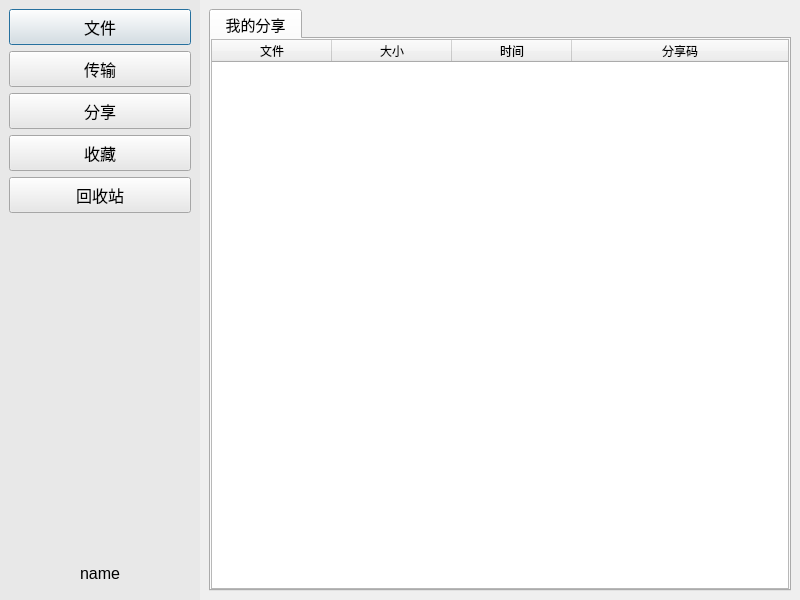
<?xml version="1.0" encoding="UTF-8"?>
<ui version="4.0">
 <class>MainDialog</class>
 <widget class="QDialog" name="MainDialog">
  <property name="geometry">
   <rect>
    <x>0</x>
    <y>0</y>
    <width>800</width>
    <height>600</height>
   </rect>
  </property>
  <property name="windowTitle">
   <string>MainDialog</string>
  </property>
  <layout class="QHBoxLayout" name="horizontalLayout">
   <property name="spacing">
    <number>0</number>
   </property>
   <property name="leftMargin">
    <number>0</number>
   </property>
   <property name="topMargin">
    <number>0</number>
   </property>
   <property name="rightMargin">
    <number>0</number>
   </property>
   <property name="bottomMargin">
    <number>0</number>
   </property>
   <item>
    <widget class="QWidget" name="wdg_left" native="true">
     <property name="minimumSize">
      <size>
       <width>200</width>
       <height>0</height>
      </size>
     </property>
     <property name="maximumSize">
      <size>
       <width>200</width>
       <height>16777215</height>
      </size>
     </property>
     <property name="font">
      <font>
       <pointsize>11</pointsize>
      </font>
     </property>
     <property name="styleSheet">
      <string notr="true">background-color: rgb(232, 232, 232);</string>
     </property>
     <layout class="QVBoxLayout" name="verticalLayout">
      <item>
       <widget class="QPushButton" name="pb_file">
        <property name="minimumSize">
         <size>
          <width>0</width>
          <height>36</height>
         </size>
        </property>
        <property name="maximumSize">
         <size>
          <width>16777215</width>
          <height>36</height>
         </size>
        </property>
        <property name="font">
         <font>
          <pointsize>12</pointsize>
         </font>
        </property>
        <property name="text">
         <string>文件</string>
        </property>
        <property name="icon">
         <iconset resource="resource.qrc">
          <normaloff>:/images/file.png</normaloff>:/images/file.png</iconset>
        </property>
        <property name="iconSize">
         <size>
          <width>36</width>
          <height>36</height>
         </size>
        </property>
       </widget>
      </item>
      <item>
       <widget class="QPushButton" name="pb_transmit">
        <property name="minimumSize">
         <size>
          <width>0</width>
          <height>36</height>
         </size>
        </property>
        <property name="maximumSize">
         <size>
          <width>16777215</width>
          <height>36</height>
         </size>
        </property>
        <property name="font">
         <font>
          <pointsize>12</pointsize>
         </font>
        </property>
        <property name="text">
         <string>传输</string>
        </property>
        <property name="icon">
         <iconset resource="resource.qrc">
          <normaloff>:/images/transmit.ico</normaloff>:/images/transmit.ico</iconset>
        </property>
        <property name="iconSize">
         <size>
          <width>36</width>
          <height>36</height>
         </size>
        </property>
       </widget>
      </item>
      <item>
       <widget class="QPushButton" name="pb_share">
        <property name="minimumSize">
         <size>
          <width>0</width>
          <height>36</height>
         </size>
        </property>
        <property name="maximumSize">
         <size>
          <width>16777215</width>
          <height>36</height>
         </size>
        </property>
        <property name="font">
         <font>
          <pointsize>12</pointsize>
         </font>
        </property>
        <property name="text">
         <string>分享</string>
        </property>
        <property name="icon">
         <iconset resource="resource.qrc">
          <normaloff>:/images/share.png</normaloff>:/images/share.png</iconset>
        </property>
        <property name="iconSize">
         <size>
          <width>36</width>
          <height>36</height>
         </size>
        </property>
       </widget>
      </item>
      <item>
       <widget class="QPushButton" name="pb_store">
        <property name="minimumSize">
         <size>
          <width>0</width>
          <height>36</height>
         </size>
        </property>
        <property name="maximumSize">
         <size>
          <width>16777215</width>
          <height>36</height>
         </size>
        </property>
        <property name="font">
         <font>
          <pointsize>12</pointsize>
         </font>
        </property>
        <property name="text">
         <string>收藏</string>
        </property>
        <property name="iconSize">
         <size>
          <width>36</width>
          <height>36</height>
         </size>
        </property>
       </widget>
      </item>
      <item>
       <widget class="QPushButton" name="pb_recyclebin">
        <property name="minimumSize">
         <size>
          <width>0</width>
          <height>36</height>
         </size>
        </property>
        <property name="maximumSize">
         <size>
          <width>16777215</width>
          <height>36</height>
         </size>
        </property>
        <property name="font">
         <font>
          <pointsize>12</pointsize>
         </font>
        </property>
        <property name="text">
         <string>回收站</string>
        </property>
       </widget>
      </item>
      <item>
       <spacer name="verticalSpacer">
        <property name="orientation">
         <enum>Qt::Vertical</enum>
        </property>
        <property name="sizeHint" stdset="0">
         <size>
          <width>20</width>
          <height>360</height>
         </size>
        </property>
       </spacer>
      </item>
      <item>
       <widget class="QPushButton" name="pb_name">
        <property name="minimumSize">
         <size>
          <width>0</width>
          <height>36</height>
         </size>
        </property>
        <property name="maximumSize">
         <size>
          <width>16777215</width>
          <height>36</height>
         </size>
        </property>
        <property name="font">
         <font>
          <pointsize>12</pointsize>
         </font>
        </property>
        <property name="text">
         <string>name</string>
        </property>
        <property name="icon">
         <iconset resource="resource.qrc">
          <normaloff>:/face/btn_avatar_a80.png</normaloff>:/face/btn_avatar_a80.png</iconset>
        </property>
        <property name="iconSize">
         <size>
          <width>36</width>
          <height>36</height>
         </size>
        </property>
        <property name="flat">
         <bool>true</bool>
        </property>
       </widget>
      </item>
     </layout>
    </widget>
   </item>
   <item>
    <widget class="QWidget" name="wdg_right" native="true">
     <layout class="QVBoxLayout" name="verticalLayout_2">
      <item>
       <widget class="QStackedWidget" name="sw_page">
        <property name="font">
         <font>
          <pointsize>11</pointsize>
         </font>
        </property>
        <property name="contextMenuPolicy">
         <enum>Qt::CustomContextMenu</enum>
        </property>
        <property name="currentIndex">
         <number>2</number>
        </property>
        <widget class="QWidget" name="page_file">
         <layout class="QVBoxLayout" name="verticalLayout_3">
          <property name="leftMargin">
           <number>0</number>
          </property>
          <property name="topMargin">
           <number>0</number>
          </property>
          <property name="rightMargin">
           <number>0</number>
          </property>
          <property name="bottomMargin">
           <number>0</number>
          </property>
          <item>
           <widget class="QWidget" name="wdg_right_top" native="true">
            <property name="minimumSize">
             <size>
              <width>0</width>
              <height>31</height>
             </size>
            </property>
            <property name="maximumSize">
             <size>
              <width>16777215</width>
              <height>31</height>
             </size>
            </property>
            <property name="font">
             <font>
              <family>微软雅黑</family>
              <pointsize>11</pointsize>
             </font>
            </property>
            <layout class="QHBoxLayout" name="horizontalLayout_2">
             <property name="leftMargin">
              <number>2</number>
             </property>
             <property name="topMargin">
              <number>0</number>
             </property>
             <property name="rightMargin">
              <number>2</number>
             </property>
             <property name="bottomMargin">
              <number>0</number>
             </property>
             <item>
              <widget class="QPushButton" name="pb_prev">
               <property name="minimumSize">
                <size>
                 <width>30</width>
                 <height>30</height>
                </size>
               </property>
               <property name="maximumSize">
                <size>
                 <width>30</width>
                 <height>30</height>
                </size>
               </property>
               <property name="text">
                <string>&lt;</string>
               </property>
               <property name="flat">
                <bool>true</bool>
               </property>
              </widget>
             </item>
             <item>
              <widget class="QPushButton" name="pb_next">
               <property name="minimumSize">
                <size>
                 <width>30</width>
                 <height>30</height>
                </size>
               </property>
               <property name="maximumSize">
                <size>
                 <width>30</width>
                 <height>30</height>
                </size>
               </property>
               <property name="text">
                <string>&gt;</string>
               </property>
               <property name="flat">
                <bool>true</bool>
               </property>
              </widget>
             </item>
             <item>
              <widget class="QLabel" name="lb_path">
               <property name="minimumSize">
                <size>
                 <width>0</width>
                 <height>30</height>
                </size>
               </property>
               <property name="maximumSize">
                <size>
                 <width>16777215</width>
                 <height>30</height>
                </size>
               </property>
               <property name="text">
                <string>/</string>
               </property>
              </widget>
             </item>
             <item>
              <spacer name="horizontalSpacer">
               <property name="orientation">
                <enum>Qt::Horizontal</enum>
               </property>
               <property name="sizeHint" stdset="0">
                <size>
                 <width>411</width>
                 <height>20</height>
                </size>
               </property>
              </spacer>
             </item>
             <item>
              <widget class="QPushButton" name="pb_search">
               <property name="minimumSize">
                <size>
                 <width>30</width>
                 <height>30</height>
                </size>
               </property>
               <property name="maximumSize">
                <size>
                 <width>30</width>
                 <height>30</height>
                </size>
               </property>
               <property name="text">
                <string/>
               </property>
               <property name="icon">
                <iconset resource="resource.qrc">
                 <normaloff>:/images/search.png</normaloff>:/images/search.png</iconset>
               </property>
               <property name="iconSize">
                <size>
                 <width>30</width>
                 <height>30</height>
                </size>
               </property>
               <property name="flat">
                <bool>true</bool>
               </property>
              </widget>
             </item>
             <item>
              <widget class="QPushButton" name="pb_addFile">
               <property name="minimumSize">
                <size>
                 <width>30</width>
                 <height>30</height>
                </size>
               </property>
               <property name="maximumSize">
                <size>
                 <width>30</width>
                 <height>30</height>
                </size>
               </property>
               <property name="text">
                <string/>
               </property>
               <property name="icon">
                <iconset resource="resource.qrc">
                 <normaloff>:/images/addFile.png</normaloff>:/images/addFile.png</iconset>
               </property>
               <property name="iconSize">
                <size>
                 <width>30</width>
                 <height>30</height>
                </size>
               </property>
               <property name="flat">
                <bool>true</bool>
               </property>
              </widget>
             </item>
            </layout>
           </widget>
          </item>
          <item>
           <widget class="QWidget" name="wdg_right_bottom" native="true">
            <layout class="QVBoxLayout" name="verticalLayout_4">
             <property name="leftMargin">
              <number>0</number>
             </property>
             <property name="topMargin">
              <number>0</number>
             </property>
             <property name="rightMargin">
              <number>0</number>
             </property>
             <property name="bottomMargin">
              <number>0</number>
             </property>
             <item>
              <widget class="QTableWidget" name="table_file">
               <property name="contextMenuPolicy">
                <enum>Qt::CustomContextMenu</enum>
               </property>
               <property name="editTriggers">
                <set>QAbstractItemView::NoEditTriggers</set>
               </property>
               <property name="selectionBehavior">
                <enum>QAbstractItemView::SelectRows</enum>
               </property>
               <attribute name="horizontalHeaderDefaultSectionSize">
                <number>180</number>
               </attribute>
               <attribute name="horizontalHeaderStretchLastSection">
                <bool>true</bool>
               </attribute>
               <attribute name="verticalHeaderVisible">
                <bool>false</bool>
               </attribute>
               <column>
                <property name="text">
                 <string>文件</string>
                </property>
               </column>
               <column>
                <property name="text">
                 <string>大小</string>
                </property>
               </column>
               <column>
                <property name="text">
                 <string>时间</string>
                </property>
               </column>
              </widget>
             </item>
            </layout>
           </widget>
          </item>
         </layout>
        </widget>
        <widget class="QWidget" name="page_transmit">
         <layout class="QVBoxLayout" name="verticalLayout_5">
          <property name="leftMargin">
           <number>0</number>
          </property>
          <property name="topMargin">
           <number>0</number>
          </property>
          <property name="rightMargin">
           <number>0</number>
          </property>
          <property name="bottomMargin">
           <number>0</number>
          </property>
          <item>
           <widget class="QTabWidget" name="tw_transmit">
            <property name="contextMenuPolicy">
             <enum>Qt::PreventContextMenu</enum>
            </property>
            <property name="currentIndex">
             <number>2</number>
            </property>
            <widget class="QWidget" name="tab_upload">
             <attribute name="title">
              <string> 上传 </string>
             </attribute>
             <layout class="QVBoxLayout" name="verticalLayout_6">
              <property name="leftMargin">
               <number>0</number>
              </property>
              <property name="topMargin">
               <number>0</number>
              </property>
              <property name="rightMargin">
               <number>0</number>
              </property>
              <property name="bottomMargin">
               <number>0</number>
              </property>
              <item>
               <widget class="QTableWidget" name="table_upload">
                <property name="contextMenuPolicy">
                 <enum>Qt::CustomContextMenu</enum>
                </property>
                <property name="editTriggers">
                 <set>QAbstractItemView::NoEditTriggers</set>
                </property>
                <property name="selectionBehavior">
                 <enum>QAbstractItemView::SelectRows</enum>
                </property>
                <attribute name="horizontalHeaderDefaultSectionSize">
                 <number>105</number>
                </attribute>
                <attribute name="horizontalHeaderStretchLastSection">
                 <bool>true</bool>
                </attribute>
                <attribute name="verticalHeaderVisible">
                 <bool>false</bool>
                </attribute>
                <column>
                 <property name="text">
                  <string>文件</string>
                 </property>
                </column>
                <column>
                 <property name="text">
                  <string>大小</string>
                 </property>
                </column>
                <column>
                 <property name="text">
                  <string>时间</string>
                 </property>
                </column>
                <column>
                 <property name="text">
                  <string>网速</string>
                 </property>
                </column>
                <column>
                 <property name="text">
                  <string>进度</string>
                 </property>
                </column>
                <column>
                 <property name="text">
                  <string/>
                 </property>
                </column>
               </widget>
              </item>
             </layout>
            </widget>
            <widget class="QWidget" name="tab_download">
             <attribute name="title">
              <string> 下载 </string>
             </attribute>
             <layout class="QVBoxLayout" name="verticalLayout_7">
              <property name="leftMargin">
               <number>0</number>
              </property>
              <property name="topMargin">
               <number>0</number>
              </property>
              <property name="rightMargin">
               <number>0</number>
              </property>
              <property name="bottomMargin">
               <number>0</number>
              </property>
              <item>
               <widget class="QTableWidget" name="table_download">
                <property name="contextMenuPolicy">
                 <enum>Qt::CustomContextMenu</enum>
                </property>
                <property name="editTriggers">
                 <set>QAbstractItemView::NoEditTriggers</set>
                </property>
                <property name="selectionBehavior">
                 <enum>QAbstractItemView::SelectRows</enum>
                </property>
                <attribute name="horizontalHeaderDefaultSectionSize">
                 <number>105</number>
                </attribute>
                <attribute name="horizontalHeaderStretchLastSection">
                 <bool>true</bool>
                </attribute>
                <attribute name="verticalHeaderVisible">
                 <bool>false</bool>
                </attribute>
                <column>
                 <property name="text">
                  <string>文件</string>
                 </property>
                </column>
                <column>
                 <property name="text">
                  <string>大小</string>
                 </property>
                </column>
                <column>
                 <property name="text">
                  <string>时间</string>
                 </property>
                </column>
                <column>
                 <property name="text">
                  <string>速率</string>
                 </property>
                </column>
                <column>
                 <property name="text">
                  <string>进度</string>
                 </property>
                </column>
                <column>
                 <property name="text">
                  <string/>
                 </property>
                </column>
               </widget>
              </item>
             </layout>
            </widget>
            <widget class="QWidget" name="tab_complete">
             <attribute name="title">
              <string> 已完成 </string>
             </attribute>
             <layout class="QVBoxLayout" name="verticalLayout_8">
              <property name="leftMargin">
               <number>0</number>
              </property>
              <property name="topMargin">
               <number>0</number>
              </property>
              <property name="rightMargin">
               <number>0</number>
              </property>
              <property name="bottomMargin">
               <number>0</number>
              </property>
              <item>
               <widget class="QTableWidget" name="table_complate">
                <property name="editTriggers">
                 <set>QAbstractItemView::NoEditTriggers</set>
                </property>
                <property name="selectionBehavior">
                 <enum>QAbstractItemView::SelectRows</enum>
                </property>
                <attribute name="horizontalHeaderDefaultSectionSize">
                 <number>145</number>
                </attribute>
                <attribute name="horizontalHeaderStretchLastSection">
                 <bool>true</bool>
                </attribute>
                <attribute name="verticalHeaderVisible">
                 <bool>false</bool>
                </attribute>
                <column>
                 <property name="text">
                  <string>文件</string>
                 </property>
                </column>
                <column>
                 <property name="text">
                  <string>大小</string>
                 </property>
                </column>
                <column>
                 <property name="text">
                  <string>时间</string>
                 </property>
                </column>
                <column>
                 <property name="text">
                  <string/>
                 </property>
                </column>
               </widget>
              </item>
             </layout>
            </widget>
           </widget>
          </item>
         </layout>
        </widget>
        <widget class="QWidget" name="page_share">
         <layout class="QVBoxLayout" name="verticalLayout_9">
          <property name="leftMargin">
           <number>0</number>
          </property>
          <property name="topMargin">
           <number>0</number>
          </property>
          <property name="rightMargin">
           <number>0</number>
          </property>
          <property name="bottomMargin">
           <number>0</number>
          </property>
          <item>
           <widget class="QTabWidget" name="tw_share">
            <property name="currentIndex">
             <number>0</number>
            </property>
            <widget class="QWidget" name="tab_myShare">
             <attribute name="title">
              <string> 我的分享 </string>
             </attribute>
             <layout class="QVBoxLayout" name="verticalLayout_10">
              <property name="leftMargin">
               <number>0</number>
              </property>
              <property name="topMargin">
               <number>0</number>
              </property>
              <property name="rightMargin">
               <number>0</number>
              </property>
              <property name="bottomMargin">
               <number>0</number>
              </property>
              <item>
               <widget class="QTableWidget" name="table_share">
                <property name="editTriggers">
                 <set>QAbstractItemView::NoEditTriggers</set>
                </property>
                <attribute name="horizontalHeaderDefaultSectionSize">
                 <number>120</number>
                </attribute>
                <attribute name="horizontalHeaderStretchLastSection">
                 <bool>true</bool>
                </attribute>
                <attribute name="verticalHeaderVisible">
                 <bool>false</bool>
                </attribute>
                <column>
                 <property name="text">
                  <string>文件</string>
                 </property>
                </column>
                <column>
                 <property name="text">
                  <string>大小</string>
                 </property>
                </column>
                <column>
                 <property name="text">
                  <string>时间</string>
                 </property>
                </column>
                <column>
                 <property name="text">
                  <string>分享码</string>
                 </property>
                </column>
               </widget>
              </item>
             </layout>
            </widget>
           </widget>
          </item>
         </layout>
        </widget>
       </widget>
      </item>
     </layout>
    </widget>
   </item>
  </layout>
 </widget>
 <resources>
  <include location="resource.qrc"/>
 </resources>
 <connections/>
</ui>
